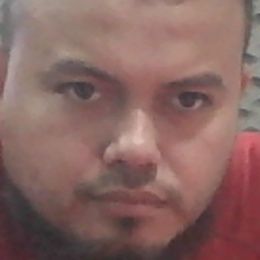
#> input picture 4.0 reconocimientoFacial/Data/Josue Guillen/faceCaptured_1.jpg, 260 x 260 px, given in place of the camera
$ python capaEntrada.py
#> lines starting #> are read from the running program, lines starting #| are printed output that depends on the picture; after the words box and inside, x2 and y2 are one past the last pixel; in counts of white or black regions, pixels touching at a corner belong together
import cv2
import os
#import imutils
import numpy

model='Josue Guillen'
mainRoute = r"C:\Users\pablo.villagran\Documents\DEV_Python\4.0 reconocimientoFacial\Data"
finalRoute= mainRoute+'\\'+model
if not os.path.exists(finalRoute):
    os.makedirs(finalRoute)


#noise=cv2.CascadeClassifier("C:\\Users\\pablo.villagran\\Documents\\DEV_Python\\4.0 reconocimientoFacial\\haarcascade_frontalface_default.xml")
#prefix r"String" to use a Raw String
noise=cv2.CascadeClassifier(r"C:\Users\pablo.villagran\Documents\DEV_Python\4.0 reconocimientoFacial\haarcascade_frontalface_default.xml")
camera = cv2.VideoCapture(0)
id = 0

while True:
    response,capture = camera.read()
#> capture is the input picture: shape (260, 260, 3); mean B, G, R 98.1, 102.2, 135.7
    if response == False:
        break
    #capture.imutils.resize(capture,width=640)
    grayScale = cv2.cvtColor(capture,cv2.COLOR_BGR2GRAY)
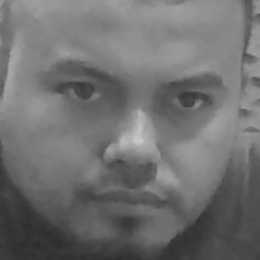
#> grayScale: shape (260, 260); min 45, max 201, mean 111.7
    face = noise.detectMultiScale(grayScale,1.3, 3)
#> face = [[6, 6, 254, 254]]
    idCapture = capture.copy()

    for (x,y,e1,e2) in face:
        cv2.rectangle(capture, (x,y), (x+e1,y+e2), (40,40,200), 2)
        faceCaptured = idCapture[y:y+e2,x:x+e1]
        faceCaptured = cv2.resize(faceCaptured, (260,260), interpolation=cv2.INTER_CUBIC)
        cv2.imwrite(finalRoute+'\\'+'faceCaptured_{}.jpg'.format(id), faceCaptured)
        id += 1
#> this loop made 1 pass
#> (x, y, e1, e2, id) on pass 1: (6, 6, 254, 254, 1)
#> pass 1, `faceCaptured = idCapture[y:y+e2,x:x+e1]`:
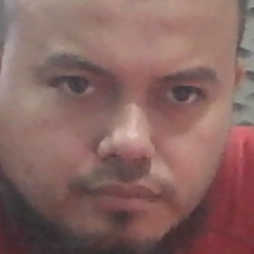
#> faceCaptured: shape (254, 254, 3); mean B, G, R 97.6, 101.7, 135.7
#> after the loop:
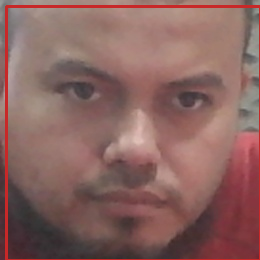
#> capture: shape (260, 260, 3); 2.99% of pixels changed, all inside (x1, y1, x2, y2) = (5, 5, 260, 260)
#> after the loop, id = 1
    cv2.imshow('reading...',capture)

    if id > 550:
        break

    if(cv2.waitKey(1) == ord("q")):
#> (key q is pressed here)
        break
camera.release()
cv2.destroyAllWindows()

$ run again, on 4.0 reconocimientoFacial/Data/Josue Guillen/faceCaptured_109.jpg
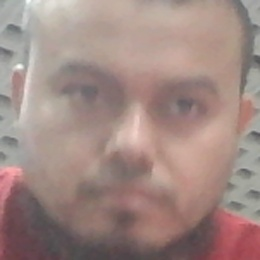
#> input picture 4.0 reconocimientoFacial/Data/Josue Guillen/faceCaptured_109.jpg, 260 x 260 px, given in place of the camera
#> capture is the input picture: shape (260, 260, 3); mean B, G, R 131.4, 137.2, 160.3
#> `grayScale = cv2.cvtColor(capture,cv2.COLOR_BGR2GRAY)`:
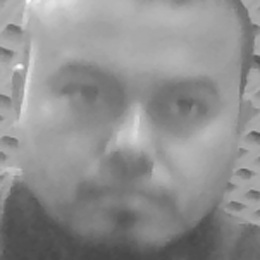
#> grayScale: shape (260, 260); min 72, max 253, mean 143.4
#> face = [[6, 6, 254, 254]]
#> the loop `for (x,y,e1,e2) in face:` made 1 pass
#> (x, y, e1, e2, id) on pass 1: (6, 6, 254, 254, 1)
#> after the loop `for (x,y,e1,e2) in face:`:
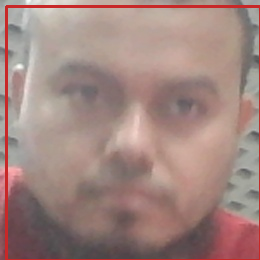
#> capture: shape (260, 260, 3); 2.99% of pixels changed, all inside (x1, y1, x2, y2) = (5, 5, 260, 260)
#> after the loop `for (x,y,e1,e2) in face:`: id = 1

$ run again, on 4.0 reconocimientoFacial/Data/Josue Guillen/faceCaptured_110.jpg
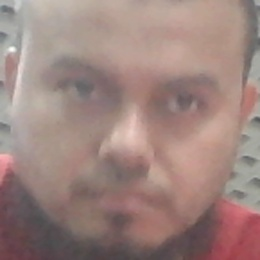
#> input picture 4.0 reconocimientoFacial/Data/Josue Guillen/faceCaptured_110.jpg, 260 x 260 px, given in place of the camera
#> capture is the input picture: shape (260, 260, 3); mean B, G, R 126.5, 132.1, 157.2
#> `grayScale = cv2.cvtColor(capture,cv2.COLOR_BGR2GRAY)`:
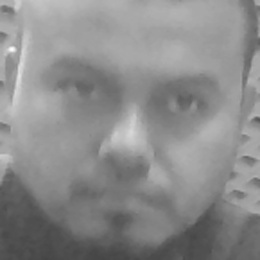
#> grayScale: shape (260, 260); min 68, max 252, mean 139
#> face = [[6, 6, 254, 254]]
#> the loop `for (x,y,e1,e2) in face:` made 1 pass
#> (x, y, e1, e2, id) on pass 1: (6, 6, 254, 254, 1)
#> after the loop `for (x,y,e1,e2) in face:`:
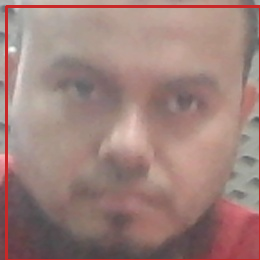
#> capture: shape (260, 260, 3); 2.99% of pixels changed, all inside (x1, y1, x2, y2) = (5, 5, 260, 260)
#> after the loop `for (x,y,e1,e2) in face:`: id = 1
